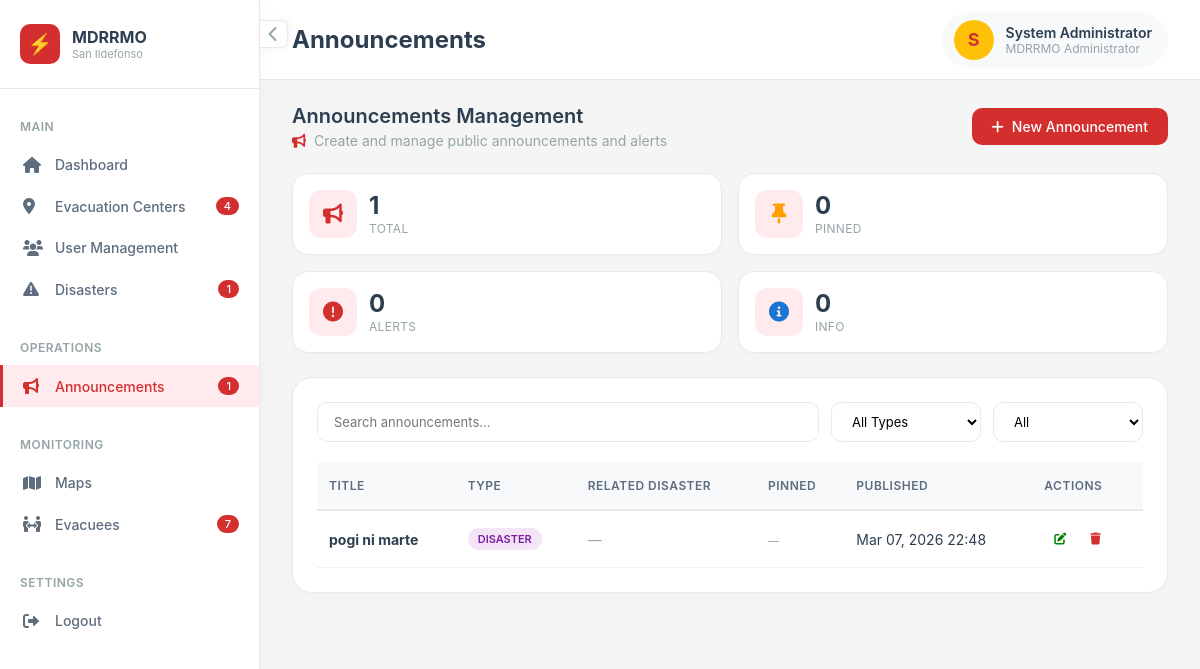
The page /admin/announcements.php (signed in) on the database its author committed.
### tables this page shows
CREATE TABLE `users` (
  `id` int(10) UNSIGNED NOT NULL,
  `full_name` varchar(150) NOT NULL,
  `first_name` varchar(100) DEFAULT NULL,
  `middle_name` varchar(100) DEFAULT NULL,
  `last_name` varchar(100) DEFAULT NULL,
  `suffix` varchar(10) DEFAULT NULL,
  `email` varchar(150) NOT NULL,
  `contact_number` varchar(20) DEFAULT NULL,
  `password_hash` varchar(255) NOT NULL,
  `role` enum('citizen','admin','coordinator') NOT NULL DEFAULT 'citizen',
  `barangay_id` int(10) UNSIGNED NOT NULL,
  `house_number` varchar(50) NOT NULL,
  `birthday` date DEFAULT NULL,
  `sex` enum('male','female','prefer_not_to_say') DEFAULT NULL,
  `is_email_verified` tinyint(1) NOT NULL DEFAULT 0,
  `otp_code_hash` varchar(255) DEFAULT NULL,
  `otp_expires_at` datetime DEFAULT NULL,
  `device_token` varchar(255) DEFAULT NULL,
  `device_fingerprint` varchar(255) DEFAULT NULL,
  `device_registered_at` datetime DEFAULT NULL,
  `is_device_trusted` tinyint(1) NOT NULL DEFAULT 0,
  `is_active` tinyint(1) NOT NULL DEFAULT 1,
  `created_at` datetime NOT NULL DEFAULT current_timestamp(),
  `updated_at` datetime NOT NULL DEFAULT current_timestamp() ON UPDATE current_timestamp(),
  `otp_code` varchar(10) DEFAULT NULL,
  `otp_purpose` varchar(30) DEFAULT NULL
);

CREATE TABLE `announcements` (
  `id` int(10) UNSIGNED NOT NULL,
  `title` varchar(200) NOT NULL,
  `body` text NOT NULL,
  `type` enum('general','disaster') NOT NULL DEFAULT 'general',
  `disaster_id` int(10) UNSIGNED DEFAULT NULL,
  `is_pinned` tinyint(1) NOT NULL DEFAULT 0,
  `published_at` datetime NOT NULL DEFAULT current_timestamp(),
  `created_by` int(10) UNSIGNED NOT NULL,
  `created_at` datetime NOT NULL DEFAULT current_timestamp(),
  `updated_at` datetime NOT NULL DEFAULT current_timestamp() ON UPDATE current_timestamp()
);

### pages/session.php (called while the page is built, shortened)
<?php
function current_user(): ?array
{
    static $cached = null;
    if ($cached !== null) {
        return $cached;
    }
    $pdo = db();
    $stmt = $pdo->prepare('SELECT u.*, b.name AS barangay_name, b.municipality, b.province
                           FROM users u
                           JOIN barangays b ON b.id = u.barangay_id
                           WHERE u.id = ? AND u.is_active = 1');
    $stmt->execute([$_SESSION['user_id']]);
    $cached = $stmt->fetch() ?: null;
    return $cached;
}
function require_login(?string $role = null): void
{
    $user = current_user();
}

### admin/announcements.php (the view, shortened to what this page needs)
<?php
require_once __DIR__ . '/../pages/session.php';
require_login('admin');
$pdo  = db();
$user = current_user();
$stmt = $pdo->query("SELECT a.*, d.title AS disaster_title
                     FROM announcements a
                     LEFT JOIN disasters d ON d.id = a.disaster_id
                     ORDER BY a.is_pinned DESC, a.published_at DESC, a.id DESC");
$announcements = $stmt->fetchAll();
$totalAnnouncements = count($announcements);
$pinnedCount = 0;
$alertCount = 0;
$infoCount = 0;
$_badgeCenters       = (int)$pdo->query("SELECT COUNT(*) FROM evacuation_centers")->fetchColumn();
$_badgeOngoing       = (int)$pdo->query("SELECT COUNT(*) FROM disasters WHERE status = 'ongoing'")->fetchColumn();
$_badgeAnnouncements = (int)$pdo->query("SELECT COUNT(*) FROM announcements")->fetchColumn();
$_badgeEvacuees      = (int)$pdo->query("SELECT COALESCE(SUM(total_members),0) FROM evac_registrations")->fetchColumn();
?>
<!DOCTYPE html>
<html lang="en">
<head>
    <link rel="stylesheet" href="../asset/css/admin_announcement.css" />
    <link rel="stylesheet" href="https://cdnjs.cloudflare.com/ajax/libs/font-awesome/6.0.0/css/all.min.css" />
</head>
<body>
    <div class="app-wrapper">
        <div class="sidebar-toggle-btn" id="sidebarToggleBtn">
            <i class="fas fa-chevron-left"></i>
        </div>
        <aside class="sidebar" id="sidebar">
            <div class="sidebar-header">
                <div class="sidebar-logo">
                    <div class="logo-image">
                    </div>
                    <div class="logo-text">
                        <h3>MDRRMO</h3>
                        <p>San Ildefonso</p>
                    </div>
                </div>
            </div>
            <div class="sidebar-content">
                <div class="sidebar-section">
                    <div class="sidebar-section-title">Main</div>
                    <ul class="sidebar-menu">
                        <li><a href="index.php" class="sidebar-link"><i class="fas fa-home"></i> <span>Dashboard</span></a></li>
                        <li><a href="centers.php" class="sidebar-link"><i class="fas fa-map-marker-alt"></i> <span>Evacuation Centers</span> <?php if($_badgeCenters > 0): ?><span class="sidebar-badge"><?php echo $_badgeCenters; ?></span><?php endif; ?></a></li>
                        <li><a href="users.php" class="sidebar-link"><i class="fas fa-users"></i> <span>User Management</span></a></li>
                        <li><a href="disasters.php" class="sidebar-link"><i class="fas fa-exclamation-triangle"></i> <span>Disasters</span><?php if($_badgeOngoing > 0): ?><span class="sidebar-badge"><?php echo $_badgeOngoing; ?></span><?php endif; ?></a></li>
                    </ul>
                </div>
                <div class="sidebar-section">
                    <div class="sidebar-section-title">Operations</div>
                    <ul class="sidebar-menu">
                        <li><a href="announcements.php" class="sidebar-link active"><i class="fas fa-bullhorn"></i> <span>Announcements</span> <?php if($_badgeAnnouncements > 0): ?><span class="sidebar-badge"><?php echo $_badgeAnnouncements; ?></span><?php endif; ?></a></li>
                    </ul>
                </div>
                <div class="sidebar-section">
                    <div class="sidebar-section-title">Monitoring</div>
                    <ul class="sidebar-menu">
                        <li><a href="maps.php" class="sidebar-link"><i class="fas fa-map"></i> <span>Maps</span></a></li>
                        <li><a href="evacuees.php" class="sidebar-link"><i class="fas fa-people-arrows"></i> <span>Evacuees</span><?php if($_badgeEvacuees > 0): ?><span class="sidebar-badge"><?php echo number_format($_badgeEvacuees); ?></span><?php endif; ?></a></li>
                    </ul>
                </div>
                <div class="sidebar-section">
                    <div class="sidebar-section-title">Settings</div>
                    <ul class="sidebar-menu">
                        <li><a href="../pages/logout.php" class="sidebar-link"><i class="fas fa-sign-out-alt"></i> <span>Logout</span></a></li>
                    </ul>
                </div>
            </div>
        </aside>
        <main class="main-content" id="mainContent">
            <div class="top-nav">
                <div class="page-title">
                    <h1>Announcements</h1>
                </div>
                <div class="user-menu">
                    <div class="user-profile">
                        <div class="user-avatar">
                            <?php echo strtoupper(substr($user['full_name'] ?? 'A', 0, 1)); ?>
                        </div>
                        <div class="user-info">
                            <span class="user-name"><?php echo htmlspecialchars($user['full_name'] ?? 'Admin'); ?></span>
                            <span class="user-role">MDRRMO Administrator</span>
                        </div>
                    </div>
                </div>
            </div>
            <div class="dashboard">
                <div class="page-header">
                    <div class="page-header-left">
                        <h2>Announcements Management</h2>
                        <p>
                            <i class="fas fa-bullhorn" style="color: var(--primary-red);"></i>
                            Create and manage public announcements and alerts
                        </p>
                    </div>
                    <a href="announcement_edit.php" class="btn-primary">
                        <i class="fas fa-plus"></i> New Announcement
                    </a>
                </div>
                <div class="stats-row">
                    <div class="stat-card">
                        <div class="stat-icon"><i class="fas fa-bullhorn"></i></div>
                        <div class="stat-content">
                            <div class="stat-value"><?php echo $totalAnnouncements; ?></div>
                            <div class="stat-label">Total</div>
                        </div>
                    </div>
                    <div class="stat-card">
                        <div class="stat-icon"><i class="fas fa-thumbtack" style="color: #FFA000;"></i></div>
                        <div class="stat-content">
                            <div class="stat-value"><?php echo $pinnedCount; ?></div>
                            <div class="stat-label">Pinned</div>
                        </div>
                    </div>
                    <div class="stat-card">
                        <div class="stat-icon"><i class="fas fa-exclamation-circle" style="color: var(--primary-red);"></i></div>
                        <div class="stat-content">
                            <div class="stat-value"><?php echo $alertCount; ?></div>
                            <div class="stat-label">Alerts</div>
                        </div>
                    </div>
                    <div class="stat-card">
                        <div class="stat-icon"><i class="fas fa-info-circle" style="color: #1976D2;"></i></div>
                        <div class="stat-content">
                            <div class="stat-value"><?php echo $infoCount; ?></div>
                            <div class="stat-label">Info</div>
                        </div>
                    </div>
                </div>
                <div class="card">
                    <?php if ($announcements): ?>
                    <div class="filter-bar">
                        <input type="text" class="filter-input" placeholder="Search announcements..." id="searchInput">
                        <select class="filter-select" id="typeFilter">
                            <option value="">All Types</option>
                        </select>
                        <select class="filter-select" id="pinnedFilter">
                            <option value="">All</option>
                        </select>
                    </div>
                    <?php endif; ?>
                    <?php if (!$announcements): ?>
                        <div class="empty-state">
                            <i class="fas fa-bullhorn"></i>
                            <p>No announcements have been created yet.</p>
                            <a href="announcement_edit.php" class="btn-primary">
                                <i class="fas fa-plus"></i> Create First Announcement
                            </a>
                        </div>
                    <?php else: ?>
                        <div class="table-container">
                            <table class="table" id="announcementsTable">
                                <thead>
                                    <tr>
                                        <th>Title</th>
                                        <th>Type</th>
                                        <th>Related Disaster</th>
                                        <th>Pinned</th>
                                        <th>Published</th>
                                        <th>Actions</th>
                                    </tr>
                                </thead>
                                <tbody>
                                    <?php foreach ($announcements as $a):
                                        $typeClass = 'type-other';
                                        $publishedDate = date('M d, Y H:i', strtotime($a['published_at']));
                                    ?>
                                        <tr>
                                            <td>
                                                <strong><?php echo htmlspecialchars($a['title']); ?></strong>
                                            </td>
                                            <td>
                                                <span class="type-badge <?php echo $typeClass; ?>">
                                                    <?php echo htmlspecialchars(ucfirst($a['type'] ?? 'Other')); ?>
                                                </span>
                                            </td>
                                            <td>
                                                <?php if ($a['disaster_title']): ?>
                                                    <span style="display: flex; align-items: center; gap: 4px;">
                                                        <i class="fas fa-exclamation-triangle" style="color: var(--primary-red); font-size: 11px;"></i>
                                                        <?php echo htmlspecialchars($a['disaster_title']); ?>
                                                    </span>
                                                <?php else: ?>
                                                    <span style="color: #95A5A6;">—</span>
                                                <?php endif; ?>
                                            </td>
                                            <td>
                                                <?php if ($a['is_pinned']): ?>
                                                    <span class="pinned-badge">
                                                        <i class="fas fa-thumbtack"></i> Pinned
                                                    </span>
                                                <?php else: ?>
                                                    <span class="unpinned">—</span>
                                                <?php endif; ?>
                                            </td>
                                            <td><?php echo $publishedDate; ?></td>
                                            <td>
                                                <a href="announcement_edit.php?id=<?php echo (int)$a['id']; ?>" class="action-btn">
                                                    <i class="fas fa-edit"></i>
                                                </a>
                                               <a href="<?php echo !empty($a['disaster_id']) ? '#' : 'announcement_delete.php?id='.(int)$a['id']; ?>"
                                                class="action-btn"
                                                style="color: #D32F2F;"
                                                onclick="<?php if (!empty($a['disaster_id'])): ?>
                                                   alert('Unable to Delete Announcement\n\nThis announcement is currently linked to a disaster.\nPlease unlink the disaster from this announcement before deleting it.'); return false;
                                                <?php else: ?>
                                                    return confirm('Delete this announcement?');
                                                <?php endif; ?>">
                                                    <i class="fas fa-trash"></i>
                                                </a>
                                            </td>
                                        </tr>
                                    <?php endforeach; ?>
                                </tbody>
                            </table>
                        </div>
                    <?php endif; ?>
                </div>
            </div>
        </main>
    </div>
</body>
</html>

### rows shown on the page
users: full_name "S", full_name "System Administrator"
announcements: title "pogi ni marte", type "DISASTER", published_at "Mar 07, 2026 22:48"

### other values the page prints
$_badgeCenters "4"
$_badgeOngoing "1"
$_badgeAnnouncements "1"
$_badgeEvacuees "7"
$totalAnnouncements "1"
$pinnedCount "0"
$alertCount "0"
$infoCount "0"
